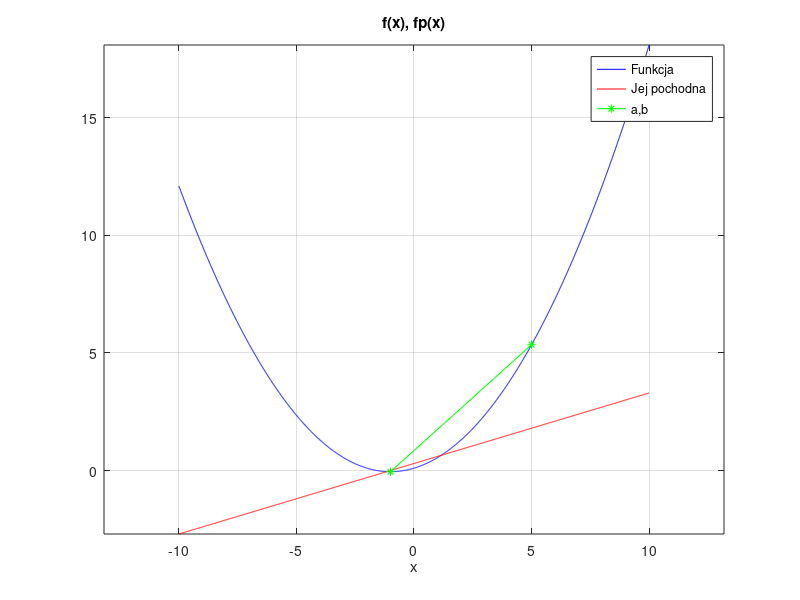

MATLAB code for this plot: (Note: this script raises an error after producing the figure.)
% equnonlin_solve.m
clear all; close all;

it = 30;

%%
a  = pi-pi/5; b=pi+pi/5;  % znajdz zero funkcji y=sin(x) dla x=pi
f  = @(x) sin(x);         % definicja funkcji
fp = @(x) cos(x);         % definicja pochodnej funkcji
z = pi
TOL = 0.001 * pi;  % 1 promil pi


%%
nachylenie_okolo = 10;

switch nachylenie_okolo
    case 10
        a = -1; b = 5;
        A = 0.15; B = 0.3; C = 0.1;  
    case 45
        a = -4; b = 1;
        A = -0.2; B = 0.5; C = 1;  
    case 80
        a = 0; b = 6;
        A = 2; B = 3; C = -3.5;  
end

f = @(x) A*x.^2+B*x+C; 
fp= @(x) 2*A*x+B;
delta = B^2 - 4*A*C;
z1 = (-B - sqrt(delta)) / (2*A);
z2 = (-B + sqrt(delta)) / (2*A);
z = z2
kat_paraboli_w_z = rad2deg(atan(fp(z)))

TOL = 0.001;

%%
x = -10 : 0.01 : 10;
figure; plot( x, f(x), 'b-', x, fp(x),'r-', [a, b], [f(a), f(b)], "g*-" ); 
grid; xlabel('x'); title('f(x), fp(x)');
axis equal;
legend('Funkcja','Jej pochodna', "a,b");

cb = nonlinsolvers( f, fp, a, b, 'bisection', it );
cr = nonlinsolvers( f, fp, a, b, 'regula-falsi', it);
cn = nonlinsolvers( f, fp, a, b, 'newton-raphson', it);
cs = nonlinsolvers( f, fp, a, b, 'sieczne', it);


figure;     
    plot( 1:it,cb,'o-' ); hold on;
    plot( 1:it,cr,'*-' );
    plot( 1:it,cn,'^-' );
    plot( 1:it,cs,'.-' );

    plot( xlim, [z, z], "k--" );

xlabel('iter'); title('c(iter)');
grid on, legend('Bisection','Regula-Falsi','Newton-Raphson', "Sieczne", "zero");

kiedy_zbierzne = @(preds) min(find(abs(preds - z) <= TOL));

fprintf('Bisection it: %d, result: %f, error: %f\n', kiedy_zbierzne(cb), cb(end), cb(end) - z);
fprintf('Regula-Falsi it: %d, result: %f, error: %f\n', kiedy_zbierzne(cr), cr(end), cr(end) - z);
fprintf('Newton-Raphson it: %d, result: %f, error: %f\n', kiedy_zbierzne(cn), cn(end), cn(end) - z);
fprintf('Sieczne it: %d, result: %f, error: %f\n', kiedy_zbierzne(cs), cs(end), cs(end) - z);

